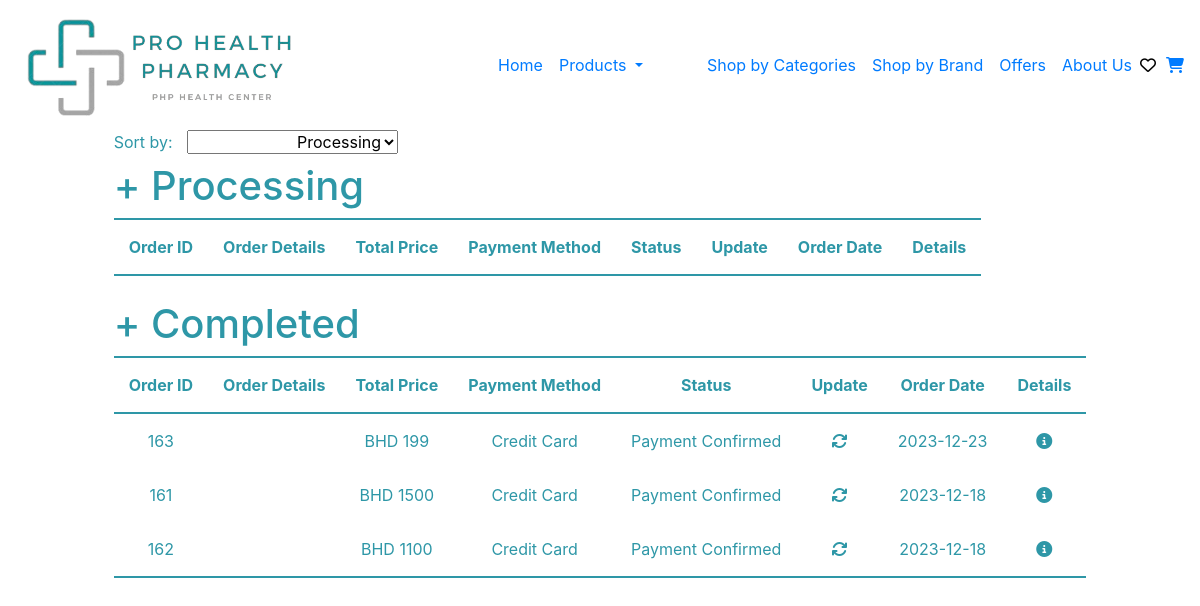
/ManageOrders/SEditOrder.php, run on the app's committed database.
### ManageOrders/SEditOrder.php (the view, shortened to what this page needs)
<?php
include '../header.php';
include '../Connection/init.php';
$stmt = $db->prepare("SELECT * FROM `order data`");
$stmt->execute();
$orders = $stmt->fetchAll(PDO::FETCH_ASSOC);
usort($orders, 'sortByDateDesc');
?>
<!DOCTYPE html>
<html lang="en">
<head>
</head>
<body>
<div class="Container">
  <div class="row">
    <div class="col-xl-12">
    <label class="inline-elements" for="Sorting">Sort by:</label>
      <select class="inline-elements" name="Sorting" id="Sorting" onchange="toggleTable()">
        <option value="Processing">Processing</option>
      </select><br>
      <h1 class="inline-elements" id="pendingHeading">+ Processing</h1>
      <table id="pendingTable" style="border-bottom: 2px solid #2E97A7;">
        <tr>
          <th>Order ID</th>
          <th>Order Details</th>
          <th>Total Price</th>
          <th>Payment Method</th>
          <th>Status</th>
          <th>Update</th>
          <th>Order Date</th>
          <th>Details</th>
        </tr>
      </table>
      <br>
      <h1 class="inline-elements" id="completedHeading">+ Completed</h1>
      <table id="completedTable" class="hidden" style="border-bottom: 2px solid #2E97A7;">
        <tr>
          <th>Order ID</th>
          <th>Order Details</th>
          <th>Total Price</th>
          <th>Payment Method</th>
          <th>Status</th>
          <th>Update</th>
          <th>Order Date</th>
          <th>Details</th>
        </tr>
        <tbody>
        <?php
        foreach ($orders as $order) {
          $OrderID = $order['OrderID'];
          $TotalPrice = $order['TotalPrice'];
          $paymentMethod = $order['PaymentMethod'];
          $Status = $order['Status'];
          $OrderDate = $order['OrderDate'];
          $OrderDetails = $order['OrderDetails'];
          if ($Status === 'Payment Confirmed' && $paymentMethod !== '') {
            ?>
            <tr>
              <td><?php echo $OrderID ?></td>
              <td><?php echo $OrderDetails ?></td>
              <td><?php echo "BHD $TotalPrice" ?></td>
              <td><?php echo $paymentMethod ?></td>
              <td><?php echo $Status ?></td>
              <td><i class="fas fa-sync"></i></td>
              <td><?php echo $OrderDate ?></td>
              <td><i class="fas fa-info-circle"></i></td>
            </tr>
            <?php
          }
        }
        ?>
        </tbody>
      </table>
    </div>
  </div>
</div>
</body>
</html>

### css/main.css (style rules this page uses)
* { box-sizing: border-box; }

### ManageOrders/SEditOrder.php (style rules this page uses)
.Container { display: flex; justify-content: center; }
th { border-top: 2px solid #2E97A7; border-bottom: 2px solid #2E97A7; }
table, th, tr, td { padding: 15px; text-align: center; color: #2E97A7; }
h1, label { color: #2E97A7; }
.inline-elements label, select { text-align: end; }
.inline-elements { display: inline-block; margin-right: 10px; }

### data on the page
order data: OrderID "163", TotalPrice "199", PaymentMethod "Credit Card", Status "Payment Confirmed", OrderDate "2023-12-23"
order data: OrderID "161", TotalPrice "1500", PaymentMethod "Credit Card", Status "Payment Confirmed", OrderDate "2023-12-18"
order data: OrderID "162", TotalPrice "1100", PaymentMethod "Credit Card", Status "Payment Confirmed", OrderDate "2023-12-18"
